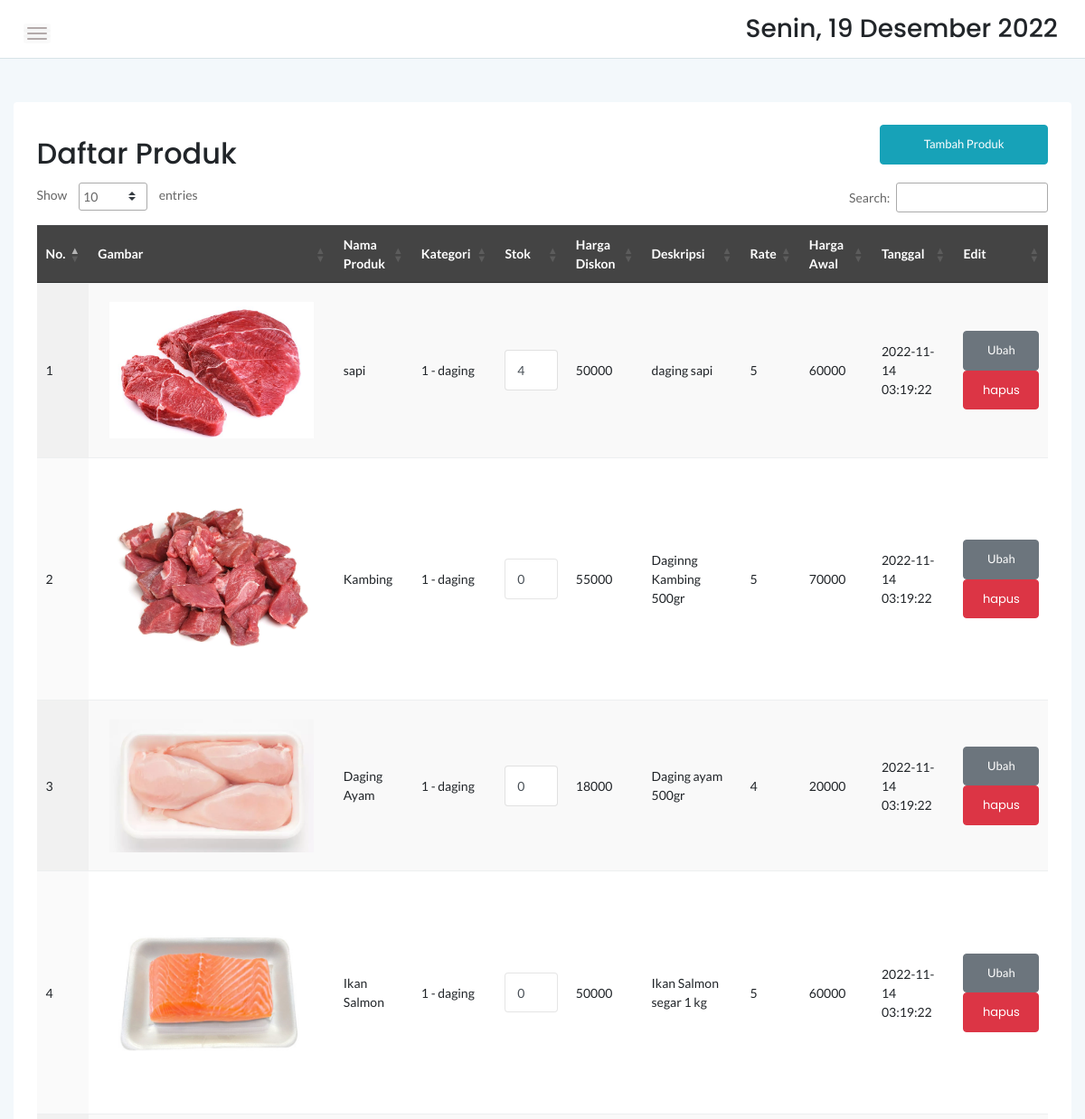
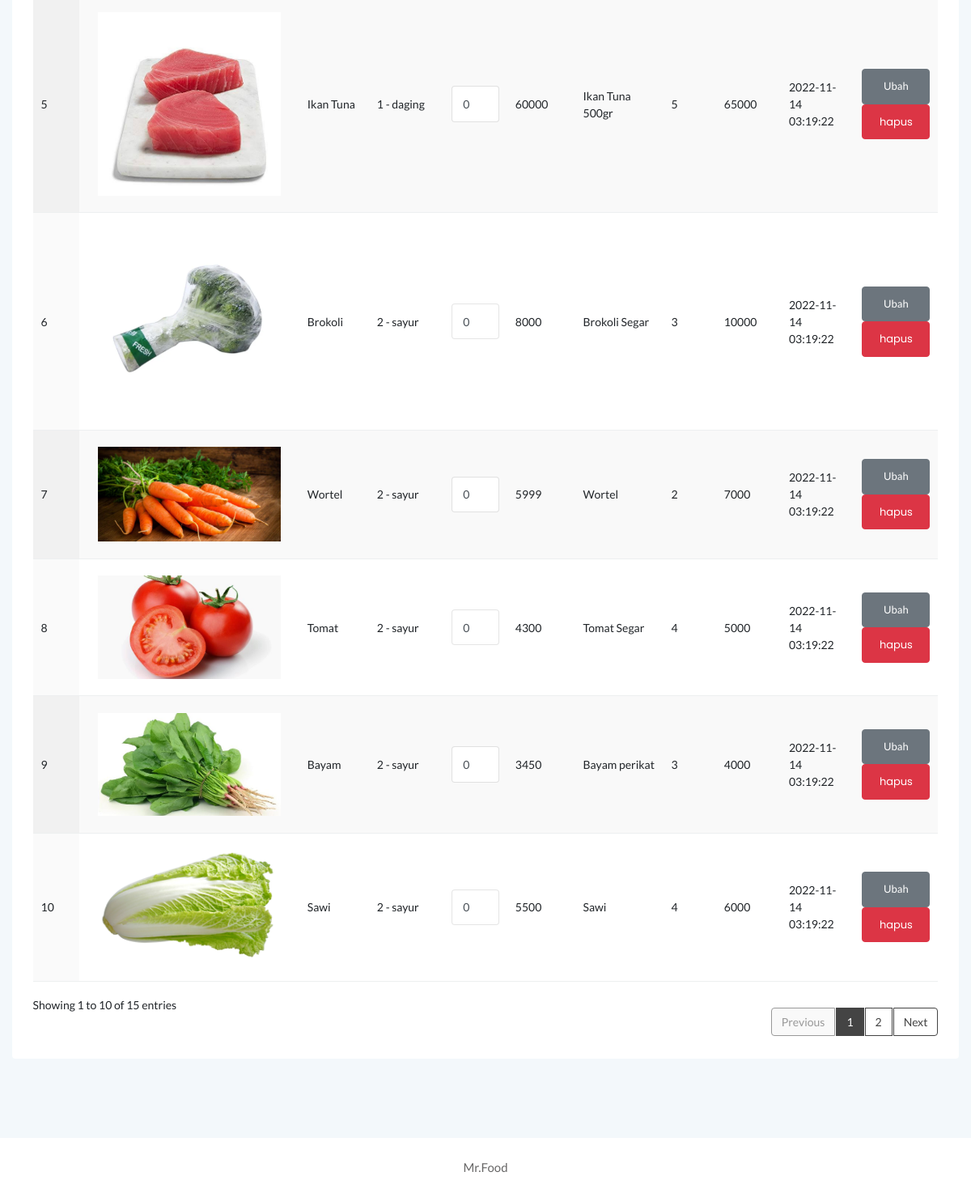
Page /produk.php on the earlier database version (2 pictures, top to bottom).
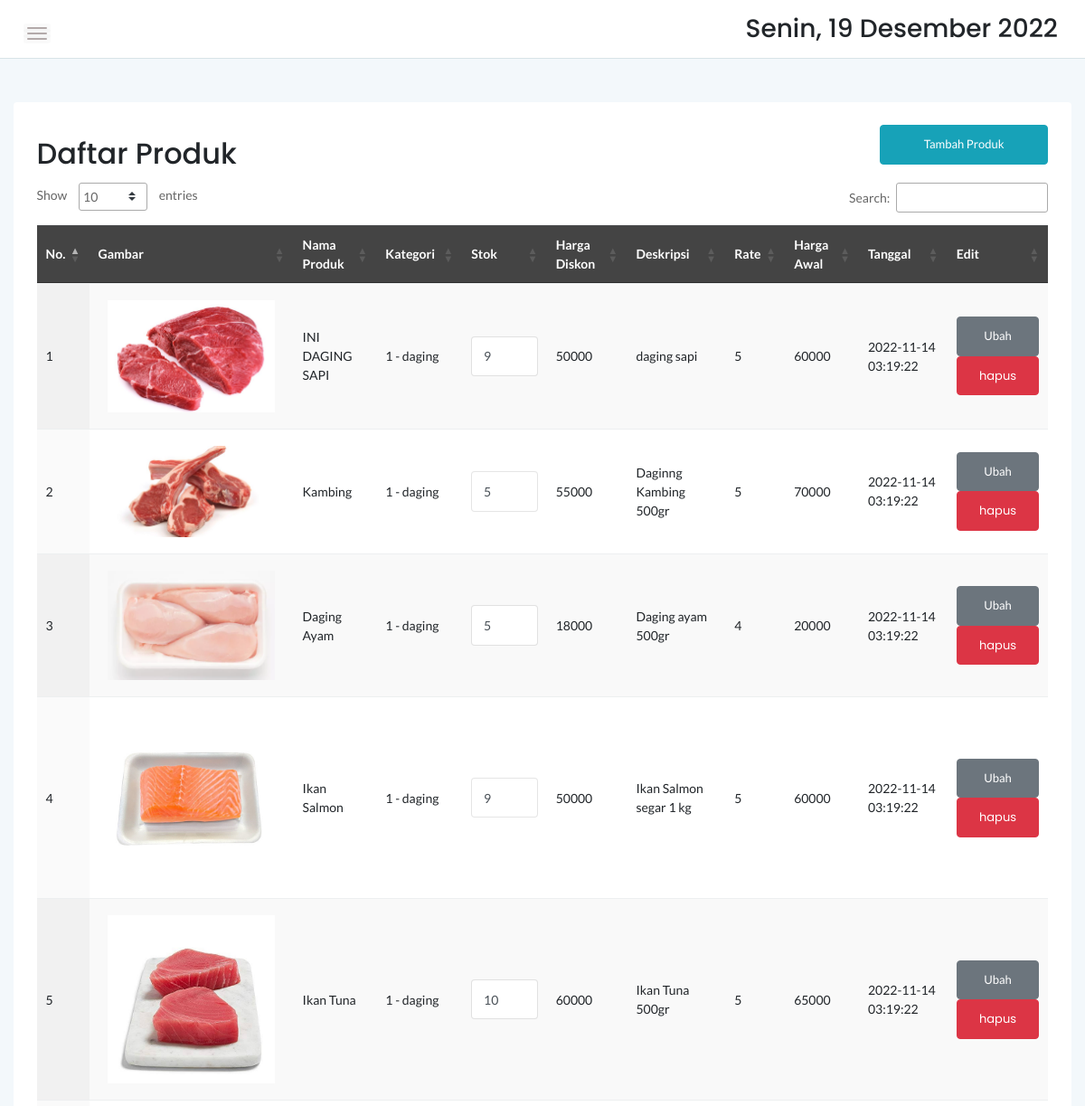
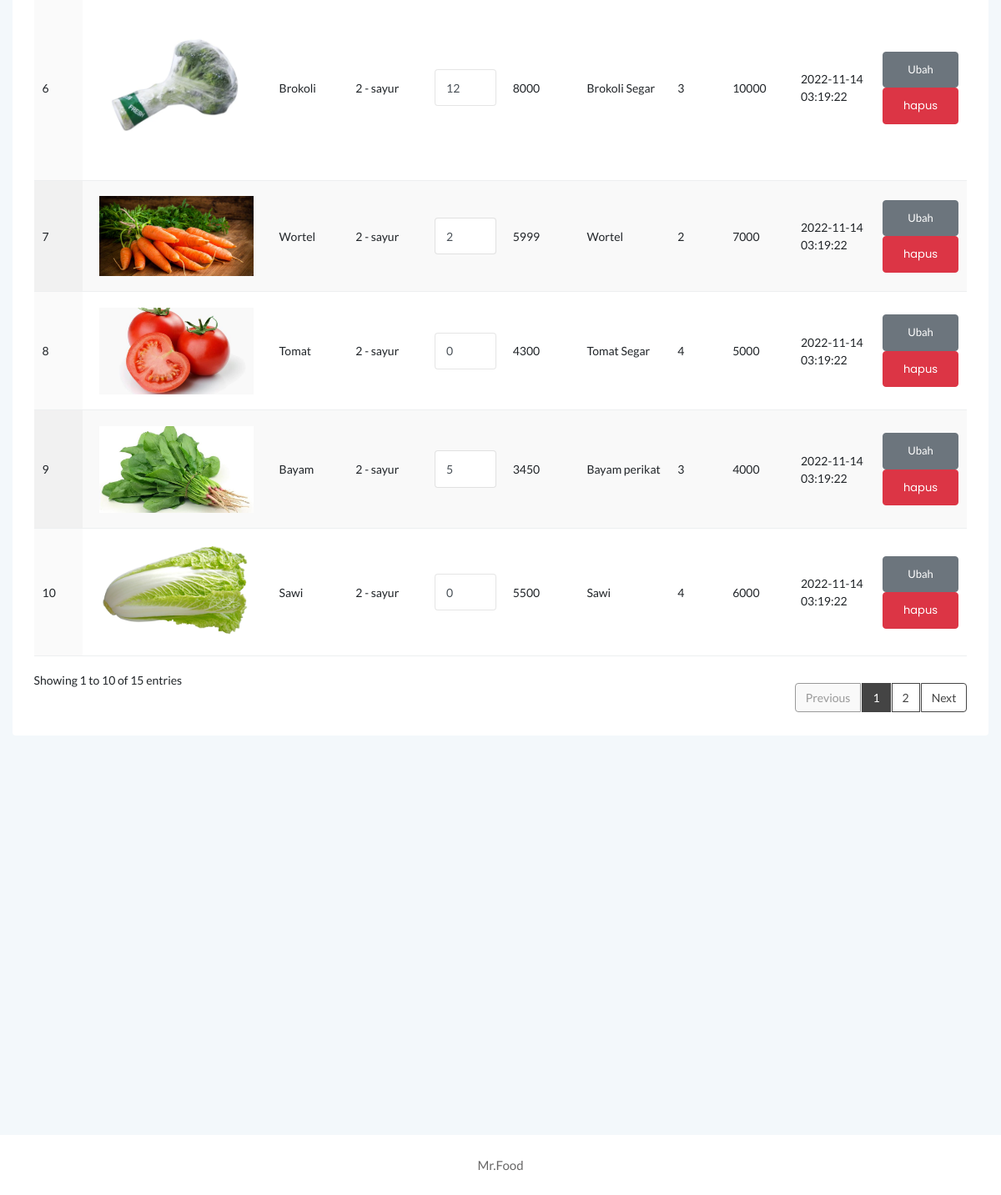
Same page on the later database version (2 pictures, top to bottom).
### tables this page shows
CREATE TABLE `produk` (
  `idproduk` int(11) NOT NULL,
  `idkategori` int(11) NOT NULL,
  `namaproduk` varchar(30) NOT NULL,
  `gambar` varchar(100) NOT NULL,
  `deskripsi` varchar(200) NOT NULL,
  `rate` int(11) NOT NULL,
  `hargabefore` int(11) NOT NULL,
  `hargaafter` int(11) NOT NULL,
  `tgldibuat` timestamp NOT NULL DEFAULT current_timestamp(),
  `stok` int(11) NOT NULL
);

CREATE TABLE `kategori` (
  `idkategori` int(11) NOT NULL,
  `namakategori` varchar(20) NOT NULL,
  `tgldibuat` timestamp NOT NULL DEFAULT current_timestamp()
);

### produk.php (the view, shortened to what this page needs)
<?php
	include '../dbconnect.php';
	?>
<!doctype html>
<html class="no-js" lang="en">
<head>
    <link rel="stylesheet" href="assets/css/bootstrap.min.css">
    <link rel="stylesheet" href="assets/css/font-awesome.min.css">
    <link rel="stylesheet" href="assets/css/themify-icons.css">
    <link rel="stylesheet" href="assets/css/metisMenu.css">
    <link rel="stylesheet" href="assets/css/owl.carousel.min.css">
    <link rel="stylesheet" href="assets/css/slicknav.min.css">
    <link rel="stylesheet" href="https://www.amcharts.com/lib/3/plugins/export/export.css" type="text/css" media="all" />
	<link rel="stylesheet" type="text/css" href="https://cdn.datatables.net/1.10.20/css/jquery.dataTables.min.css">
    <link rel="stylesheet" type="text/css" href="https://cdn.datatables.net/1.10.20/css/jquery.dataTables.css">
    <link rel="stylesheet" type="text/css" href="https://cdn.datatables.net/1.10.20/css/dataTables.bootstrap4.min.css">
    <link rel="stylesheet" type="text/css" href="https://cdn.datatables.net/responsive/2.2.3/css/responsive.bootstrap.min.css">
    <link rel="stylesheet" type="text/css" href="https://cdn.datatables.net/responsive/2.2.3/css/responsive.jqueryui.min.css">
	<link rel="stylesheet" type="text/css" href="https://cdn.datatables.net/buttons/1.5.2/css/buttons.dataTables.min.css">
    <link rel="stylesheet" href="assets/css/typography.css">
    <link rel="stylesheet" href="assets/css/default-css.css">
    <link rel="stylesheet" href="assets/css/styles.css">
    <link rel="stylesheet" href="assets/css/responsive.css">
</head>
<body>
    <div class="page-container">
        <div class="main-content">
            <div class="header-area">
                <div class="row align-items-center">
                    <div class="col-md-6 col-sm-8 clearfix">
                        <div class="nav-btn pull-left">
                            <span></span>
                            <span></span>
                            <span></span>
                        </div>
                    </div>
                    <div class="col-md-6 col-sm-4 clearfix">
                        <ul class="notification-area pull-right">
                            <li><h3><div class="date">
						</b></div></h3>
						</li>
                        </ul>
                    </div>
                </div>
            </div>
            <div class="main-content-inner">
                <div class="row mt-5 mb-5">
                    <div class="col-12">
                        <div class="card">
                            <div class="card-body">
                                <div class="d-sm-flex justify-content-between align-items-center">
									<h2>Daftar Produk</h2>
									<button style="margin-bottom:20px" data-toggle="modal" data-target="#myModal" class="btn btn-info col-md-2">Tambah Produk</button>
                                </div>
                                    <div class="data-tables datatable-dark">
										 <table id="dataTable3" class="display" style="width:100%"><thead class="thead-dark">
											<tr>
												<th>No.</th>
												<th>Gambar</th>
												<th>Nama Produk</th>
												<th>Kategori</th>
												<th>Stok</th>
												<th>Harga Diskon</th>
												<th>Deskripsi</th>
												<th>Rate</th>
												<th>Harga Awal</th>
												<th>Tanggal</th>
												<th>Edit</th>
											</tr></thead><tbody>
											<?php
											$brgs=mysqli_query($conn,"SELECT * from kategori k, produk p where k.idkategori=p.idkategori order by idproduk ASC");
											$no=1;
											while($p=mysqli_fetch_assoc($brgs)){
												?>
												<tr>
													<td><?php echo $no++ ?></td>
													<td><img src="../<?php echo $p['gambar'] ?>" style="padding:5%"\></td>
													<td><?php echo $p['namaproduk'] ?></td>
													<td><?php echo $p['namakategori'] ?></td>
													<td><div class="quantity">
															<div class="quantity-select">
																<input type="number" name="jumlah" class="form-control" height="100px" value="<?php echo $p['stok'] ?>" max="5"\>
															</div>
														</div>
													</td>
													<td><?php echo $p['hargaafter'] ?></td>
													<td><?php echo $p['deskripsi'] ?></td>
													<td><?php echo $p['rate'] ?></td>
													<td><?php echo $p['hargabefore'] ?></td>
													<td><?php echo $p['tgldibuat'] ?></td>
													<td class="invert">
							<div class="rem">
								<input type="submit" name="ubah" value="Ubah" class="btn btn-secondary col-md">
								<a href="hapus.php?id=<?php echo $p['idproduk']?>" class="btn btn-danger col-md">hapus</a>
							</div>
						</td>
												</tr>
												<?php
											}
											?>
										</tbody>
										</table>
                                    </div>
								 </div>
                            </div>
                        </div>
                    </div>
                </div>
            </div>
        </div>
        <footer>
            <div class="footer-area">
                <p>Mr.Food</p>
            </div>
        </footer>
</body>
</html>

### admin/assets/css/styles.css (style rules this page uses)
.page-container { width: 100%; height: 100%; min-height: 100vh; padding-left: 280px; -webkit-transition: padding-left 0.3s ease 0s; transition: padding-left 0.3s ease 0s; }
.card { border: none; border-radius: 4px; background-color: #fff; -webkit-transition: all 0.3s ease 0s; transition: all 0.3s ease 0s; }
.card-body { padding: 25.6px; padding: 1.6rem; }
.main-content { width: 100%; background: #F3F8FB; }
.main-content-inner { padding: 0 30px 50px; }
.header-area { padding: 15px 30px; background: #fff; border-bottom: 1px solid #d8e3e7; }
.nav-btn { margin-right: 30px; margin-top: 10px; cursor: pointer; }
.nav-btn span { display: block; width: 22px; height: 2px; background: #b3aaaa; margin: 4px 0; border-radius: 15px; -webkit-transition: all 0.3s ease 0s; transition: all 0.3s ease 0s; box-shadow: 0 0 0 4px rgba(99, 96, 96, 0.03); }
.notification-area { -webkit-user-select: none; -moz-user-select: none; -ms-user-select: none; user-select: none; position: relative; z-index: 1; }
.notification-area li { display: inline-block; margin-left: 20px; cursor: pointer; -webkit-user-select: none; -moz-user-select: none; -ms-user-select: none; user-select: none; }
.footer-area { text-align: center; padding: 23px 0 19px; background: #fff; }
.footer-area p { color: #676666; margin-bottom: 0; }
.btn { padding: 11px 17px; font-size: 13px; letter-spacing: 0; }
.form-control, .form-control:focus { outline: none; box-shadow: none; }
.form-control { font-size: 14px; border: 1px solid rgba(170, 170, 170, .3); padding: 10.72px 12.8px; padding: .67rem .8rem; }
table tr th { border-bottom: none; }
table tr th, table tr td { border-top: 1px solid rgba(120, 130, 140, 0.13) !important; }
table.dataTable.no-footer { border-bottom: 1px solid rgba(120, 130, 140, 0.13) !important; }
table.dataTable thead th, table.dataTable thead td { border-bottom-color: transparent; }
.datatable-dark thead { background: #444; color: #fff; }

### admin/assets/css/responsive.css (style rules this page uses)
@media (min-width: 1200px) and (max-width: 1364px) { .main-content-inner { padding: 0 15px 50px; } }
@media (min-width: 1200px) and (max-width: 1364px) { .page-container, .sbar_collapsed.page-container { padding-left: 0; } }

Differences in the rows shown:
changed produk "daging sapi": namaproduk "sapi" → "INI DAGING SAPI"; jumlah "4" → "9"
changed produk "Kambing": gambar: a different picture; jumlah "0" → "5"
changed produk "Daging Ayam": jumlah "0" → "5"
changed produk "Ikan Salmon": jumlah "0" → "9"
changed produk "Ikan Tuna": jumlah "0" → "10"
changed produk "Brokoli": jumlah "0" → "12"
changed produk "Wortel": jumlah "0" → "2"
changed produk "Bayam": jumlah "0" → "5"
